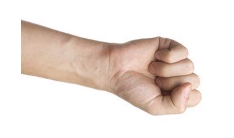
#> input picture pedra_left.PNG, 234 x 138 px, found by its file name
$ python main.py
#> lines starting #> are read from the running program, lines starting #| are printed output that depends on the picture
import cv2
from matplotlib import pyplot as plt
import numpy as np


cap = cv2.VideoCapture('pedra-papel-tesoura.mp4')

result = 0
placar_1 = 0
placar_2 = 0

pedra_template_left = cv2.imread('pedra_left.png', 0)
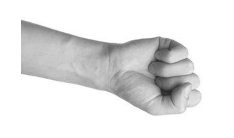
#> pedra_template_left: shape (138, 234); min 39, max 255, mean 229.1
papel_template_left = cv2.imread('papel_left.png', 0)
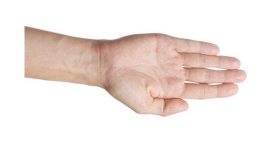
#> input picture papel_left.PNG, 274 x 153 px, found by its file name
#> papel_template_left: shape (153, 274); min 98, max 255, mean 234.1
tesoura_template_left = cv2.imread('tesoura_left.png', 0)
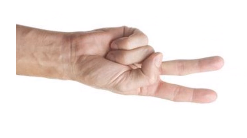
#> input picture tesoura_left.PNG, 247 x 138 px, found by its file name
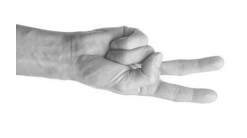
#> tesoura_template_left: shape (138, 247); min 66, max 255, mean 231.3
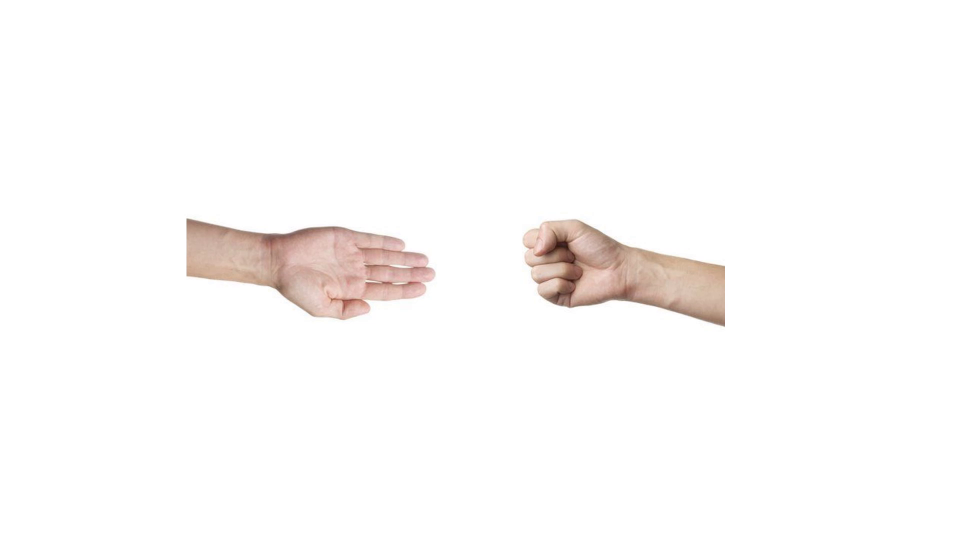
#> input picture frame 92 of pedra-papel-tesoura.mp4, 1920 x 1080 px (shown at 1/2 size)
#> further down, frame is the input picture: shape (1080, 1920, 3); mean B, G, R 249.3, 250.1, 252

pedra_template_right = cv2.imread('pedra_right.png', 0)
papel_template_right = cv2.imread('papel_right.png', 0)
tesoura_template_right = cv2.imread('tesoura_right.png', 0)

jogada_1_anterior = None
jogada_2_anterior = None

#Funçao para fazer o template match da mao esquerda
def detect_jogada(frame):
    gray = cv2.cvtColor(frame, cv2.COLOR_BGR2GRAY)
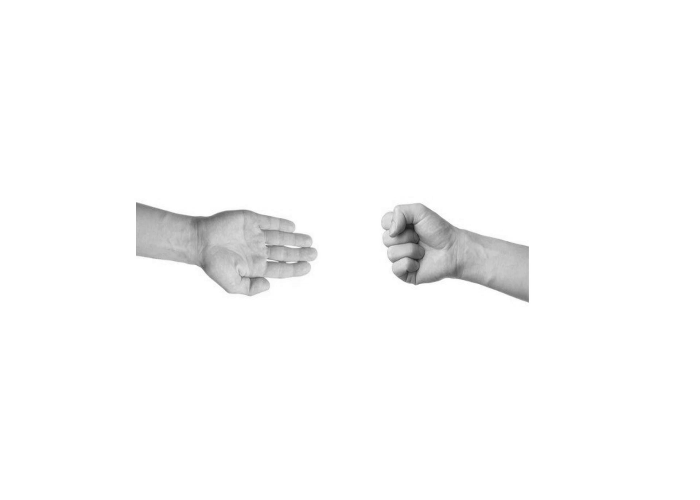
#> gray: shape (500, 700); min 28, max 255, mean 250.6

    res_pedra = cv2.matchTemplate(gray, pedra_template_left, cv2.TM_CCOEFF_NORMED)
    res_papel = cv2.matchTemplate(gray, papel_template_left, cv2.TM_CCOEFF_NORMED)
    res_tesoura = cv2.matchTemplate(gray, tesoura_template_left, cv2.TM_CCOEFF_NORMED)
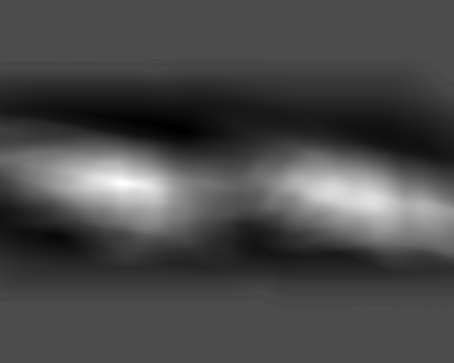
#> res_tesoura: shape (363, 454) float32; min -0.315, max 0.74, mean -0.00875; drawn with min black and max white

    max_pedra = cv2.minMaxLoc(res_pedra)[1]
#> max_pedra = 0.725
    max_papel = cv2.minMaxLoc(res_papel)[1]
#> max_papel = 0.825
    max_tesoura = cv2.minMaxLoc(res_tesoura)[1]
#> max_tesoura = 0.74

    vars_dict = {'pedra': max_pedra, 'papel': max_papel, 'tesoura': max_tesoura}
#> vars_dict = {'pedra': 0.725, 'papel': 0.825, 'tesoura': 0.74}
    max_var = max(vars_dict, key=vars_dict.get)
#> max_var = 'papel'
    return max_var

#Funçao para fazer o template match da mao direita
def detect_jogada_2(frame):
    gray = cv2.cvtColor(frame, cv2.COLOR_BGR2GRAY)

    res_pedra = cv2.matchTemplate(gray, pedra_template_right, cv2.TM_CCOEFF_NORMED)
    res_papel = cv2.matchTemplate(gray, papel_template_right, cv2.TM_CCOEFF_NORMED)
    res_tesoura = cv2.matchTemplate(gray, tesoura_template_right, cv2.TM_CCOEFF_NORMED)

    max_pedra = cv2.minMaxLoc(res_pedra)[1]
    max_papel = cv2.minMaxLoc(res_papel)[1]
    max_tesoura = cv2.minMaxLoc(res_tesoura)[1]

    vars_dict = {'pedra': max_pedra, 'papel': max_papel, 'tesoura': max_tesoura}
    max_var = max(vars_dict, key=vars_dict.get)
    return max_var


# Funçao para comparar jagada 1 e jogada 2 e definir o vencedor
def comparar_jogadas(jogada_1, jogada_2, placar_1, placar_2):
    result = None
    if jogada_1 == jogada_2:
        result = 0

    elif (
        (jogada_1 == 'pedra' and jogada_2 == 'tesoura') or
        (jogada_1 == 'tesoura' and jogada_2 == 'papel') or
        (jogada_1 == 'papel' and jogada_2 == 'pedra')
    ):
        placar_1 += 1
        result = -1

    else:
        placar_2 += 1
        result = 1


    return placar_1, placar_2, result

# Loop principal
while True:
    ret, frame = cap.read()
    frame = cv2.resize(frame, (700, 500))

    jogada_1 = detect_jogada(frame)
#> jogada_1 = 'papel'
#> (the run stopped early here; a loop or call above may not have finished)
